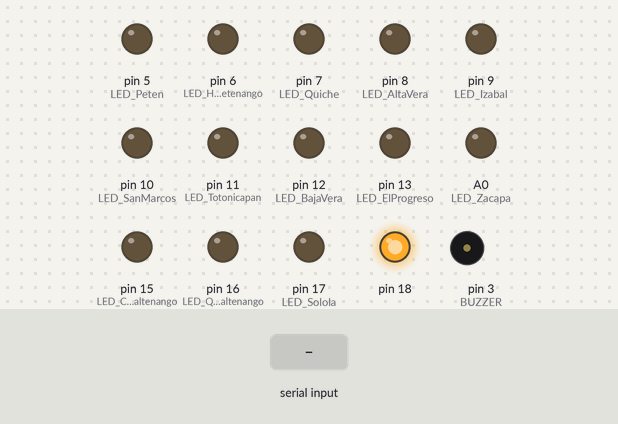
This sketch was run on a simulated Arduino Uno, built with avr-gcc and run on an emulated ATmega328P. Parts: output pins drawn as LEDs (lit = HIGH), buzzer (waves = sounding). The test bench sets the inputs (shaded band). Random numbers use the default seed unless the sketch sets one.

Above: at 1.8 s.
1.9 s: "Peten\n" received over the second serial link
At 2.3 s:
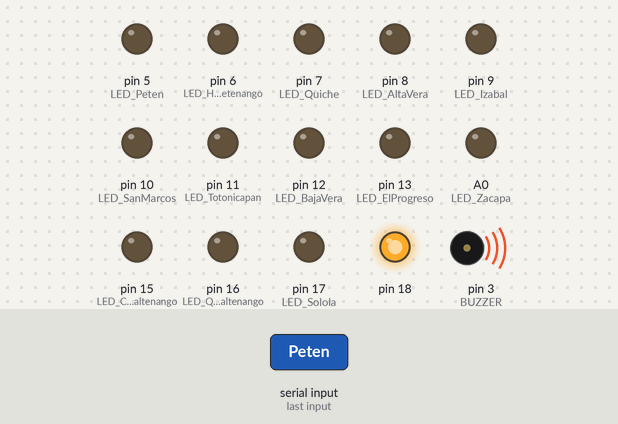
4.9 s: "Flores\n" received over the second serial link
At 7.3 s:
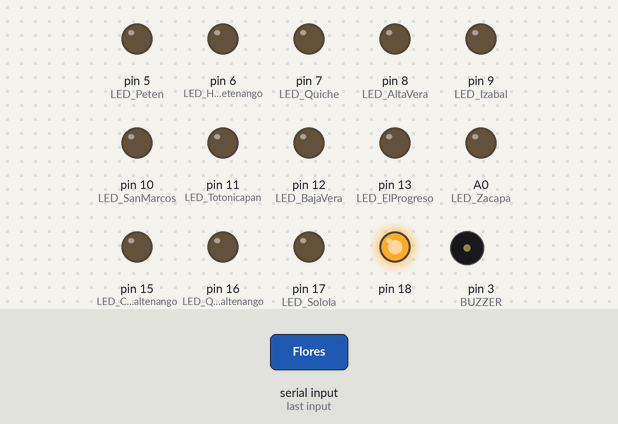
7.9 s: "Huehuetenango\n" received over the second serial link
At 9.3 s:
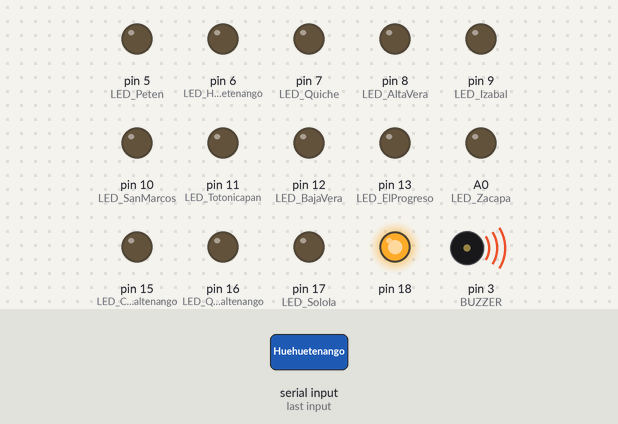
10.9 s: "Flores\n" received over the second serial link
At 11.6 s:
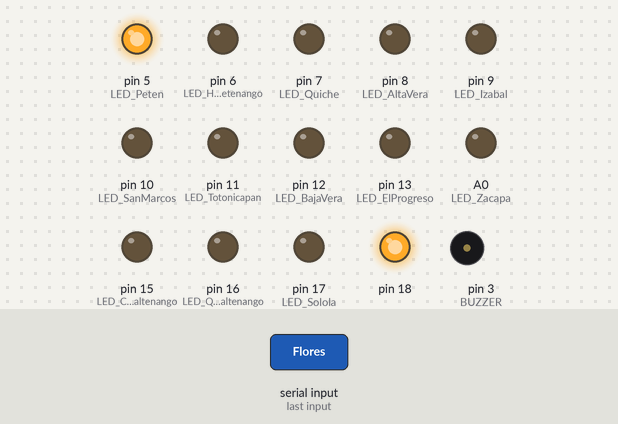
12.4 s: "Quiche\n" received over the second serial link
At 12.7 s:
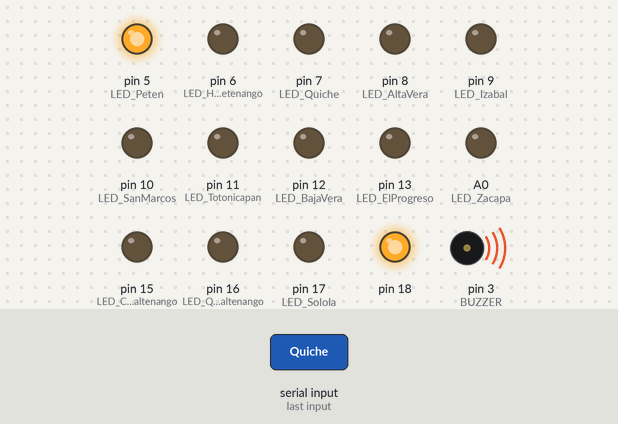
Timing chart, 0 to 15.9 s (numbered marks = the images above; inputs shaded):
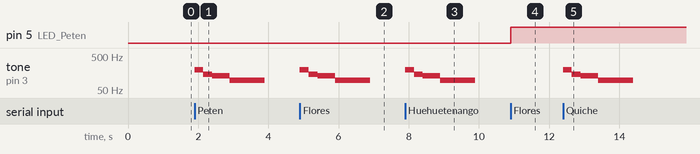

Measured:
- after the input at 1.9 s, tone on pin 3 (BUZZER): plays 196 Hz for 0.25 s, 147 Hz for 0.25 s, 131 Hz for 0.50 s, 98 Hz for 1.0 s, starting at once
- after the input at 4.9 s, tone on pin 3 (BUZZER): plays 196 Hz for 0.25 s, 147 Hz for 0.25 s, 131 Hz for 0.50 s, 98 Hz for 1.0 s, starting at once
- after the input at 7.9 s, tone on pin 3 (BUZZER): plays 196 Hz for 0.25 s, 147 Hz for 0.25 s, 131 Hz for 0.50 s, 98 Hz for 1.0 s, starting at once
- after the input at 10.9 s, pin 5 (LED_Peten): LOW → HIGH at once
- after the input at 12.4 s, tone on pin 3 (BUZZER): plays 196 Hz for 0.25 s, 147 Hz for 0.25 s, 131 Hz for 0.50 s, 98 Hz for 1.0 s, starting at once

The sketch:

MAPA_2.ino
```cpp
/*
  Fundacion Kinal
  Centro Educativo Tecnico Kinal
  Electronica
  Grado: Quinto
  Curso: Taller de Electronica Digital
  Alumno: Roberto Antonio Monterroso Aguilar
  Seccion: A
  Carne: 2019507
  Proyecto: MAPA
*/
#include <Wire.h>
#include <PCF8574.h>
#include <SoftwareSerial.h>

const int TotalNames = 22; // Numero maximo de nombres a guardar
String names[TotalNames]; // Arreglo para almacenar los nombres
int Indice = 0; // Indice actual en el arreglo de nombres

#define BUZZER 3
#define LED_Peten          5
#define LED_Huehuetenango  6
#define LED_Quiche         7
#define LED_AltaVera       8
#define LED_Izabal         9
#define LED_SanMarcos      10
#define LED_Totonicapan    11
#define LED_BajaVera       12
#define LED_ElProgreso     13
#define LED_Zacapa         14 //A0
#define LED_Chimaltenango  15 //A1
#define LED_Quetzaltenango 16 //A2
#define LED_Solola         17 //A3


#define PCF8574_HIGH LOW
#define PCF8574_LOW HIGH

SoftwareSerial bluetooth(2, 4);

PCF8574 expansor_PCF1(0x27);
PCF8574 expansor_PCF2(0x26);

void Random_Name(void);
void melodia_buzzer(void);

void setup() {
  // Nombres de departamento
  names[0] = "Peten";
  names[1] = "Huehuetenango";
  names[2] = "Quiche";
  names[3] = "Alta Verapaz";
  names[4] = "Izabal";
  names[5] = "San Marcos";
  names[6] = "Totonicapan";
  names[7] = "Baja Verapaz";
  names[8] = "El Progreso";
  names[9] = "Zacapa";
  names[10] = "Quetzaltenango";
  names[11] = "Solola";
  names[12] = "Chimaltenango";
  names[13] = "Sacatepequez";
  names[14] = "Guatemala";
  names[15] = "Jalapa";
  names[16] = "Chiquimula";
  names[17] = "Retalhuleu";
  names[18] = "Suchitepequez";
  names[19] = "Escuintla";
  names[20] = "Santa Rosa";
  names[21] = "Jutiapa";

  // Inicio la comunicación serial
  bluetooth.begin(9600);
  bluetooth.println("Inicio de Programa");
  Wire.begin();//Inicio la comunicacion i2c.
  expansor_PCF1.begin();
  expansor_PCF2.begin();

  // Inicializar el generador de números aleatorios
  randomSeed(analogRead(A0));

  // Configurar los pines del LED como salida
  for(int i = 5; i <=20; i++){
  pinMode(i,OUTPUT);
  }

  pinMode(BUZZER,OUTPUT);
}

void loop() {
 Random_Name();
}

void Random_Name() {
 int indice_aleatorio;
  do {
    indice_aleatorio = random(TotalNames); // Obtener un índice aleatorio
  } while (indice_aleatorio == Indice); // Evitar la repetición del mismo índice

  Indice = indice_aleatorio; // Actualizar el índice actual

  String Random_Name = names[Indice]; // Obtener el nombre correspondiente al índice

delay(1000);
  bluetooth.print("Departamento: ");
  bluetooth.println(Random_Name);

  bluetooth.println("Ingresa la capital:");

  while (!bluetooth.available()) {
    // Esperar hasta que se ingrese una respuesta
  }

  String respuesta = bluetooth.readStringUntil('\n');
  respuesta.trim(); // Eliminar espacios en blanco al inicio y final

  if (Random_Name == "Peten" && respuesta == "Flores") {
    digitalWrite(LED_Peten, HIGH);
    noTone(BUZZER);
  } else if(Random_Name == "Peten" && respuesta != "Flores"){
    melodia_buzzer();
  }
  if (Random_Name == "Huehuetenango" && respuesta == "Huehuetenango") {
    digitalWrite(LED_Huehuetenango, HIGH);
    noTone(BUZZER);
  } else if(Random_Name == "Huehuetenango" && respuesta != "Huehuetenango"){
    melodia_buzzer();
  }
  if (Random_Name == "Quiche" && respuesta == "Santa Cruz del Quiche") {
    digitalWrite(LED_Quiche, HIGH);
    noTone(BUZZER);
  } else if(Random_Name == "Quiche" && respuesta != "Santa Cruz del Quiche"){
    melodia_buzzer();
  }
  if (Random_Name == "Alta Verapaz" && respuesta == "Coban") {
    digitalWrite(LED_AltaVera, HIGH);
    noTone(BUZZER);
  } else if(Random_Name == "Alta Verapaz" && respuesta != "Coban"){
    melodia_buzzer();
  }
  if (Random_Name == "Izabal" && respuesta == "Puerto Barrios") {
    digitalWrite(LED_Izabal, HIGH);
    noTone(BUZZER);
  } else if(Random_Name == "Izabal" && respuesta != "Puerto Barrios"){
    melodia_buzzer();
  }
  if (Random_Name == "San Marcos" && respuesta == "San Marcos") {
    digitalWrite(LED_SanMarcos, HIGH);
    noTone(BUZZER);
  } else if(Random_Name == "San Marcos" && respuesta != "San Marcos"){
    melodia_buzzer();
  }
  if (Random_Name == "Totonicapan" && respuesta == "Totonicapan") {
    digitalWrite(LED_Totonicapan, HIGH);
    noTone(BUZZER);
  } else if(Random_Name == "Totonicapan" && respuesta != "Totonicapan"){
    melodia_buzzer();
  }
  if (Random_Name == "Baja Verapaz" && respuesta == "Salama") {
    digitalWrite(LED_BajaVera, HIGH);
    noTone(BUZZER);
  } else if(Random_Name == "Baja Verapaz" && respuesta != "Salama"){
    melodia_buzzer();
  }
  if (Random_Name == "El Progreso" && respuesta == "Guatatoya") {
    digitalWrite(LED_ElProgreso, HIGH);
    noTone(BUZZER);
  } else if(Random_Name == "El Progreso" && respuesta != "Guatatoya"){
    melodia_buzzer();
  }
  if (Random_Name == "Zacapa" && respuesta == "Zacapa") {
    digitalWrite(LED_Zacapa, HIGH);
    noTone(BUZZER);
  } else if(Random_Name == "Zacapa" && respuesta != "Zacapa"){
    melodia_buzzer();
  }
  if (Random_Name == "Quetzaltenango" && respuesta == "Quetzaltenango") {
    digitalWrite(LED_Quetzaltenango, HIGH);
    noTone(BUZZER);
  } else if(Random_Name == "Quetzaltenango" && respuesta != "Quetzaltenango"){
    melodia_buzzer();
  }
  if (Random_Name == "Solola" && respuesta == "Solola") {
    digitalWrite(LED_Solola, HIGH);
    noTone(BUZZER);
  } else if(Random_Name == "Solola" && respuesta != "Solola"){
    melodia_buzzer();
  }
  if (Random_Name == "Chimaltenango" && respuesta == "Chimaltenango") {
    digitalWrite(LED_Chimaltenango, HIGH);
    noTone(BUZZER);
  } else if(Random_Name == "Chimaltenango" && respuesta != "Chimaltenango"){
    melodia_buzzer();
  }
  if (Random_Name == "Sacatepequez" && respuesta == "Antigua Guatemala") {
    expansor_PCF1.write(0,PCF8574_HIGH);
    noTone(BUZZER);
  } else if(Random_Name == "Sacatepequez" && respuesta != "Antigua Guatemala"){
    melodia_buzzer();
  }
  if (Random_Name == "Guatemala" && respuesta == "Ciudad de Guatemala") {
    expansor_PCF1.write(1,PCF8574_HIGH);
    noTone(BUZZER);
  } else if(Random_Name == "Guatemala" && respuesta != "Ciudad de Guatemala"){
    melodia_buzzer();
  }
  if (Random_Name == "Jalapa" && respuesta == "Jalapa") {
    expansor_PCF1.write(2,PCF8574_HIGH);
    noTone(BUZZER);
  } else if(Random_Name == "Jalapa" && respuesta != "Jalapa"){
    melodia_buzzer();
  }
  if (Random_Name == "Chiquimula" && respuesta == "chiquimula") {
    expansor_PCF1.write(4,PCF8574_HIGH);
    noTone(BUZZER);
  } else if(Random_Name == "Chiquimula" && respuesta != "Flores"){
    melodia_buzzer();
  }
  if (Random_Name == "Retalhuleu" && respuesta == "Retalhuleu ") {
    expansor_PCF1.write(5,PCF8574_HIGH);
    noTone(BUZZER);
  } else if(Random_Name == "Retalhuleu" && respuesta != "Flores"){
    melodia_buzzer();
  }
  if (Random_Name == "Suchitepequez" && respuesta == "Mazatenango") {
    expansor_PCF1.write(6,PCF8574_HIGH);
    noTone(BUZZER);
  } else if(Random_Name == "Suchitepequez" && respuesta != "Flores"){
    melodia_buzzer();
  }
  if (Random_Name == "Escuintla" && respuesta == "Escuintla ") {
    expansor_PCF1.write(7,PCF8574_HIGH);
    noTone(BUZZER);
  } else if(Random_Name == "Escuintla" && respuesta != "Flores"){
    melodia_buzzer();
  }
  if (Random_Name == "Santa Rosa" && respuesta == "Cuilapa") {
    expansor_PCF2.write(0,PCF8574_HIGH);
    noTone(BUZZER);
  } else if(Random_Name == "Santa Rosa" && respuesta != "Flores"){
    melodia_buzzer();
  }
  if (Random_Name == "Jutiapa" && respuesta == "Jalapa") {
    expansor_PCF2.write(1,PCF8574_HIGH);
    noTone(BUZZER);
  } else if(Random_Name == "Jutiapa" && respuesta != "Flores"){
    melodia_buzzer();
  }
}

void melodia_buzzer(){
  tone(BUZZER, 196, 250); // Frecuencia: G3, Duración: 250ms
  delay(250);
  tone(BUZZER, 147, 250); // Frecuencia: D3, Duración: 250ms
  delay(250);
  tone(BUZZER, 131, 500); // Frecuencia: C3, Duración: 500ms
  delay(500);
  tone(BUZZER, 98, 1000); // Frecuencia: G2, Duración: 1000ms
}
```
